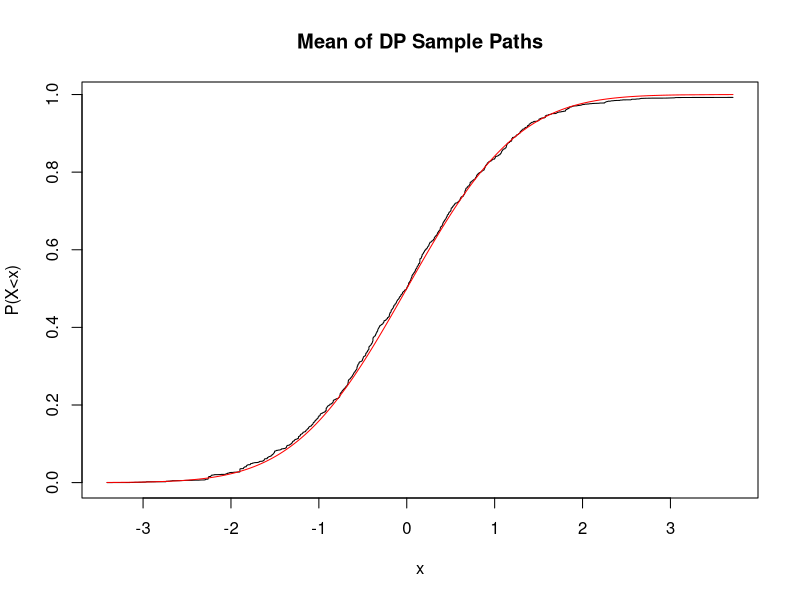

Reproduce this figure in R.
# Stick Breaking

how.many.times = 40
num.breaks.str = 100
many.runs = function(alpha = 20, 
                     num.breaks = 1000){
  
  z = rbeta(num.breaks,1,alpha)
  w = numeric(num.breaks)
  for (i in 1:num.breaks) {
    w[i] = ifelse(i==1, z[i], z[i]*prod((1-z)[1:(i-1)]))
  }
  
  # Using N(0,1) from slides
  delta = rnorm(num.breaks, 0,1)
  
  ###########################
  # this is exactly from b4 #
  ###########################
  fixer = function(x){
    result = numeric(length(x))
    result[1] = x[1]
    for (i in 2:length(x)) {
      result[i] = sum(x[1:i])
    }
    return(result)
  }
  ############################
  
  gimme = fixer(w[order(delta)])
  result = cbind(delta[order(delta)], gimme)
  return(result)
}

del.holder = matrix(nrow = num.breaks.str,ncol = how.many.times)
w.holder = matrix(nrow = num.breaks.str,ncol = how.many.times)
for (i in 1:how.many.times) {
  lot = many.runs(num.breaks = num.breaks.str)
  del.holder[,i] = lot[,1]
  w.holder[,i] = lot[,2]
}

todo.list = unique(as.numeric(as.list(del.holder)))[order(unique(as.numeric(as.list(del.holder))))]
mean.w = numeric(length(todo.list))

for (i in 1:length(todo.list)) {
  holder.mean = numeric(how.many.times)
  for (j in 1:how.many.times) {
    if(sum(del.holder[,j]<=todo.list[i])>=1){
      index = which(del.holder[,j] == max(del.holder[del.holder[,j]<=todo.list[i],j]))
      holder.mean[j] = w.holder[index,j]
    } else {
      holder.mean[j] = 0
    }

  }
  mean.w[i] = mean(holder.mean)
  
}

plot(todo.list, mean.w, type = "l", main = "Mean of DP Sample Paths", 
     xlab = "x", ylab = "P(X<x)")
norm.val = pnorm(todo.list)
lines(todo.list, norm.val, type = "l", col = "red")
